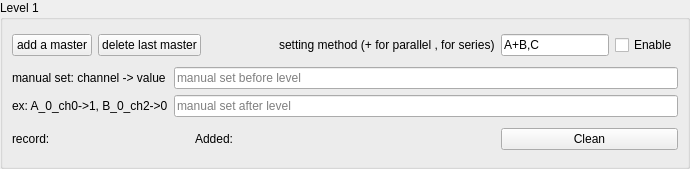
<?xml version="1.0" encoding="UTF-8"?>
<ui version="4.0">
 <class>Form</class>
 <widget class="QWidget" name="Form">
  <property name="geometry">
   <rect>
    <x>0</x>
    <y>0</y>
    <width>690</width>
    <height>169</height>
   </rect>
  </property>
  <property name="windowTitle">
   <string>Form</string>
  </property>
  <layout class="QVBoxLayout" name="verticalLayout_3">
   <property name="spacing">
    <number>7</number>
   </property>
   <property name="leftMargin">
    <number>0</number>
   </property>
   <property name="topMargin">
    <number>0</number>
   </property>
   <property name="rightMargin">
    <number>0</number>
   </property>
   <property name="bottomMargin">
    <number>0</number>
   </property>
   <item>
    <widget class="QGroupBox" name="groupBox">
     <property name="title">
      <string>Level 1</string>
     </property>
     <layout class="QVBoxLayout" name="verticalLayout_2">
      <item>
       <layout class="QHBoxLayout" name="horizontalLayout_2">
        <item>
         <widget class="QPushButton" name="master_add_one_pb">
          <property name="text">
           <string>add a master</string>
          </property>
         </widget>
        </item>
        <item>
         <widget class="QPushButton" name="master_delete_one_pb">
          <property name="text">
           <string>delete last master</string>
          </property>
         </widget>
        </item>
        <item>
         <spacer name="horizontalSpacer_3">
          <property name="orientation">
           <enum>Qt::Horizontal</enum>
          </property>
          <property name="sizeHint" stdset="0">
           <size>
            <width>40</width>
            <height>20</height>
           </size>
          </property>
         </spacer>
        </item>
        <item>
         <widget class="QLabel" name="label">
          <property name="text">
           <string>setting method (+ for parallel , for series)</string>
          </property>
         </widget>
        </item>
        <item>
         <widget class="QLineEdit" name="setting_method_le">
          <property name="sizePolicy">
           <sizepolicy hsizetype="Minimum" vsizetype="Fixed">
            <horstretch>0</horstretch>
            <verstretch>0</verstretch>
           </sizepolicy>
          </property>
          <property name="maximumSize">
           <size>
            <width>200</width>
            <height>16777215</height>
           </size>
          </property>
          <property name="text">
           <string>A+B,C</string>
          </property>
         </widget>
        </item>
        <item>
         <widget class="QCheckBox" name="enable_setting_method_checkBox">
          <property name="text">
           <string>Enable</string>
          </property>
         </widget>
        </item>
       </layout>
      </item>
      <item>
       <layout class="QVBoxLayout" name="verticalLayout"/>
      </item>
      <item>
       <layout class="QGridLayout" name="manual_set_layout">
        <item row="1" column="1">
         <widget class="QLineEdit" name="manual_set_after">
          <property name="text">
           <string/>
          </property>
          <property name="placeholderText">
           <string>manual set after level</string>
          </property>
         </widget>
        </item>
        <item row="0" column="0">
         <widget class="QLabel" name="label_2">
          <property name="sizePolicy">
           <sizepolicy hsizetype="Preferred" vsizetype="Fixed">
            <horstretch>0</horstretch>
            <verstretch>0</verstretch>
           </sizepolicy>
          </property>
          <property name="maximumSize">
           <size>
            <width>16777214</width>
            <height>20</height>
           </size>
          </property>
          <property name="text">
           <string>manual set: channel -&gt; value</string>
          </property>
         </widget>
        </item>
        <item row="0" column="1">
         <widget class="QLineEdit" name="manual_set_before">
          <property name="text">
           <string/>
          </property>
          <property name="placeholderText">
           <string>manual set before level</string>
          </property>
         </widget>
        </item>
        <item row="1" column="0">
         <widget class="QLabel" name="label_4">
          <property name="sizePolicy">
           <sizepolicy hsizetype="Minimum" vsizetype="Preferred">
            <horstretch>0</horstretch>
            <verstretch>0</verstretch>
           </sizepolicy>
          </property>
          <property name="text">
           <string>ex: A_0_ch0-&gt;1, B_0_ch2-&gt;0</string>
          </property>
         </widget>
        </item>
       </layout>
      </item>
      <item>
       <layout class="QHBoxLayout" name="horizontalLayout">
        <item>
         <widget class="QLabel" name="label_3">
          <property name="text">
           <string>record:</string>
          </property>
         </widget>
        </item>
        <item>
         <widget class="QLabel" name="record_label">
          <property name="sizePolicy">
           <sizepolicy hsizetype="Preferred" vsizetype="Preferred">
            <horstretch>0</horstretch>
            <verstretch>0</verstretch>
           </sizepolicy>
          </property>
          <property name="minimumSize">
           <size>
            <width>300</width>
            <height>0</height>
           </size>
          </property>
          <property name="text">
           <string>Added:</string>
          </property>
          <property name="wordWrap">
           <bool>true</bool>
          </property>
          <property name="textInteractionFlags">
           <set>Qt::LinksAccessibleByMouse|Qt::TextSelectableByKeyboard|Qt::TextSelectableByMouse</set>
          </property>
         </widget>
        </item>
        <item>
         <widget class="QPushButton" name="record_clean_pb">
          <property name="text">
           <string>Clean</string>
          </property>
         </widget>
        </item>
       </layout>
      </item>
     </layout>
    </widget>
   </item>
  </layout>
 </widget>
 <resources/>
 <connections/>
</ui>
